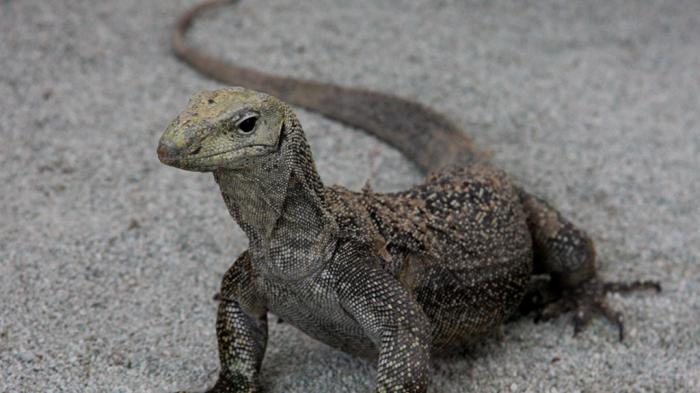
#> input picture praktikum7/biawak-15.jpg, 700 x 393 px, found by its file name
$ jupyter execute unstructured_data.ipynb
#> lines starting #> are read from the running program, lines starting #| are printed output that depends on the picture
[cell 1]
from PIL import Image

img = Image.open('/content/drive/MyDrive/biawak-15.jpg')
#> img is the input picture: PIL image 700x393 RGB; mean R, G, B 118.4, 117.2, 115.5
img.show() # tampilkan gambar
display(img) # metode alternatif tampilkan gambar

[cell 2]
# Ekstrak setiap channel red, green, blue
r, g, b = img.split()
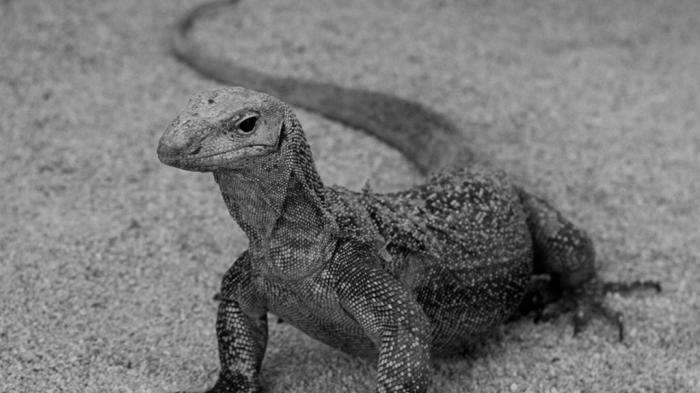
#> r: PIL image 700x393 L; min 0, max 207, mean 118.4
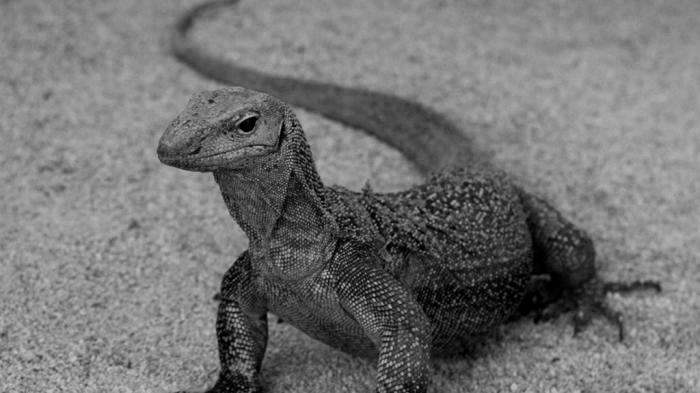
#> b: PIL image 700x393 L; min 0, max 198, mean 115.5

# Cek panjang ukuran channel red
print(len(r.histogram()))
#| 256

# Cetak fitur histogram pada channel red
print(r.histogram())
#> (printed output is left out)
